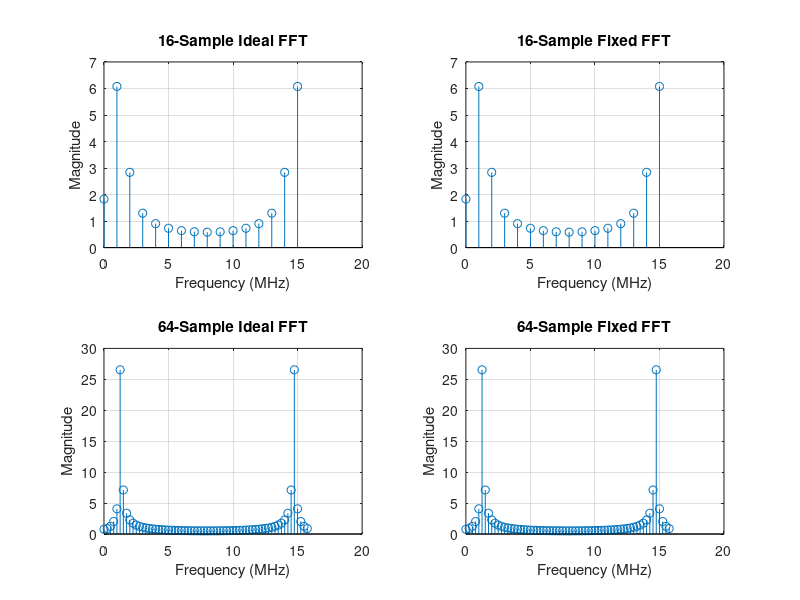
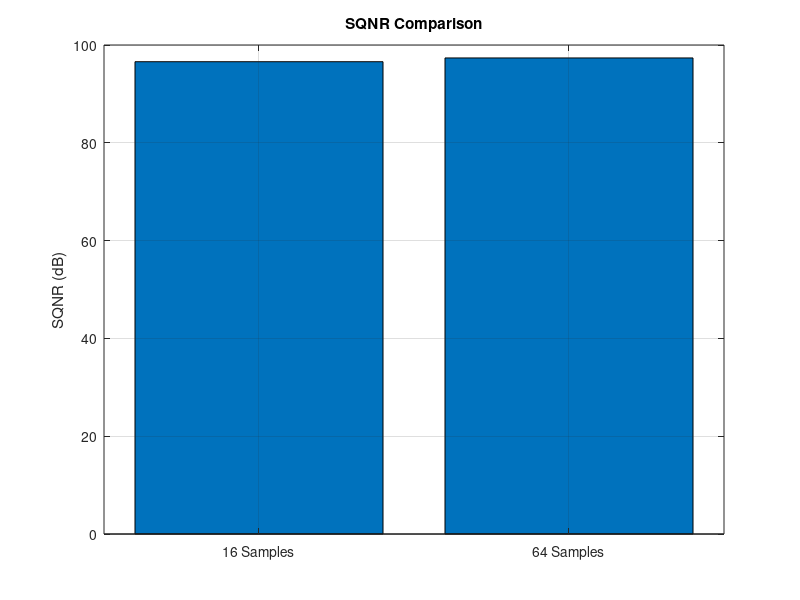

MATLAB code for these plots, in order:
clc;
clear;
close all;

A = 0.9;
bits = 16;
fs = 16e6;
fin=1.3e6;

scale = 2^(bits-1);

N1 = 16;

n1 = 0:N1-1;

% 1 cycle in 16 samples
x1 = A*sin(2*pi*fin*n1/fs);

% Floating FFT
X1_float = fft(x1);

% Fixed-point quantization
x1_fixed = round(x1*scale)/scale;

% Fixed FFT
X1_fixed = fft(x1_fixed);

% Noise
noise1 = X1_float - X1_fixed;

% Power
Ps1 = sum(abs(X1_float).^2);
Pn1 = sum(abs(noise1).^2);

% SQNR
SQNR1 = 10*log10(Ps1/Pn1);

%% ====================================================
%% CASE 2 : 64 Samples (4 Periods)
%% ====================================================

N2 = 64;

n2 = 0:N2-1;

% Same frequency, but 4 complete periods
x2 = A*sin(2*pi*fin*n2/fs);

% Floating FFT
X2_float = fft(x2);

% Fixed-point quantization
x2_fixed = round(x2*scale)/scale;

% Fixed FFT
X2_fixed = fft(x2_fixed);

% Noise
noise2 = X2_float - X2_fixed;

% Power
Ps2 = sum(abs(X2_float).^2);
Pn2 = sum(abs(noise2).^2);

% SQNR
SQNR2 = 10*log10(Ps2/Pn2);

%% ====================================================
%% DISPLAY RESULTS
%% ====================================================

fprintf('SQNR for 16 samples = %.2f dB\n', SQNR1);
fprintf('SQNR for 64 samples = %.2f dB\n', SQNR2);

%% ====================================================
%% FREQUENCY AXIS
%% ====================================================

f1 = (0:N1-1)*(fs/N1)/1e6;
f2 = (0:N2-1)*(fs/N2)/1e6;

%% ====================================================
%% FFT PLOTS
%% ====================================================

figure;

subplot(2,2,1);
stem(f1, abs(X1_float));
title('16-Sample Ideal FFT');
xlabel('Frequency (MHz)');
ylabel('Magnitude');
grid on;

subplot(2,2,2);
stem(f1, abs(X1_fixed));
title('16-Sample Fixed FFT');
xlabel('Frequency (MHz)');
ylabel('Magnitude');
grid on;

subplot(2,2,3);
stem(f2, abs(X2_float));
title('64-Sample Ideal FFT');
xlabel('Frequency (MHz)');
ylabel('Magnitude');
grid on;

subplot(2,2,4);
stem(f2, abs(X2_fixed));
title('64-Sample Fixed FFT');
xlabel('Frequency (MHz)');
ylabel('Magnitude');
grid on;

%% ====================================================
%% SQNR COMPARISON
%% ====================================================

figure;

bar([SQNR1 SQNR2]);

xticklabels({'16 Samples','64 Samples'});

ylabel('SQNR (dB)');
title('SQNR Comparison');

grid on;
